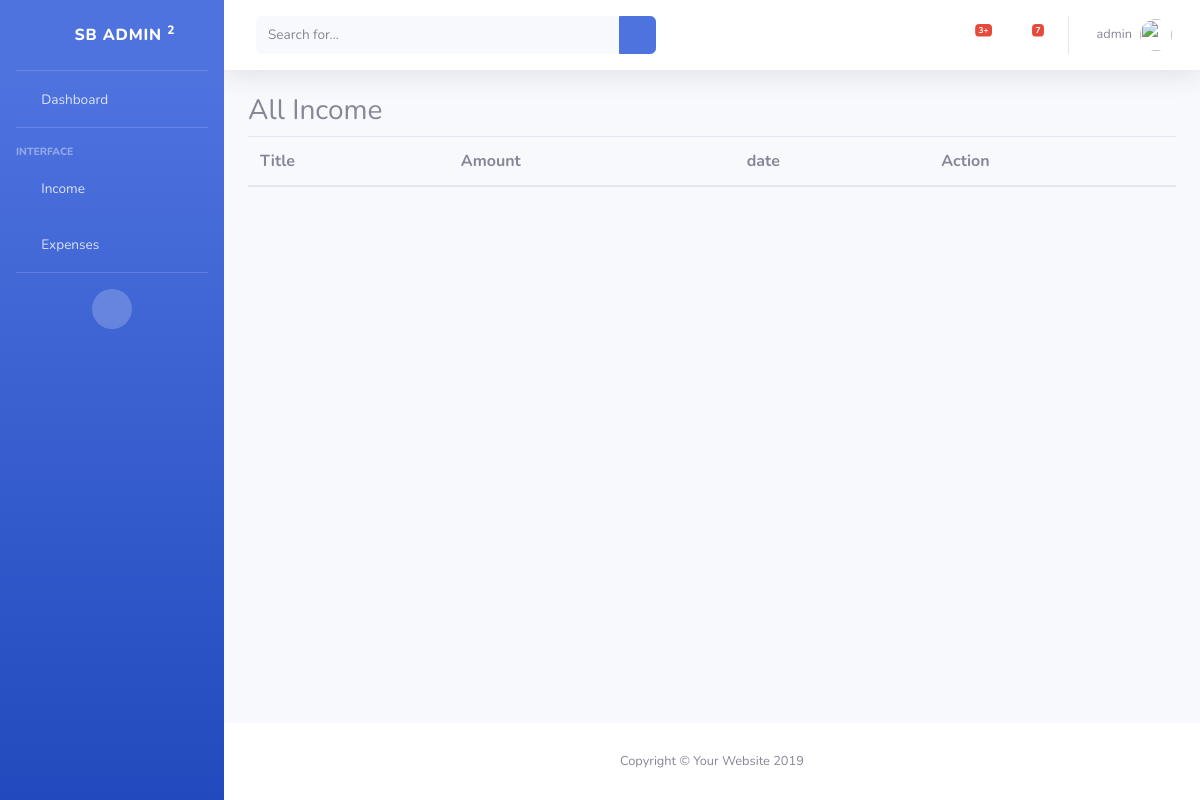
Page /income/ (signed in) on the earlier database version.
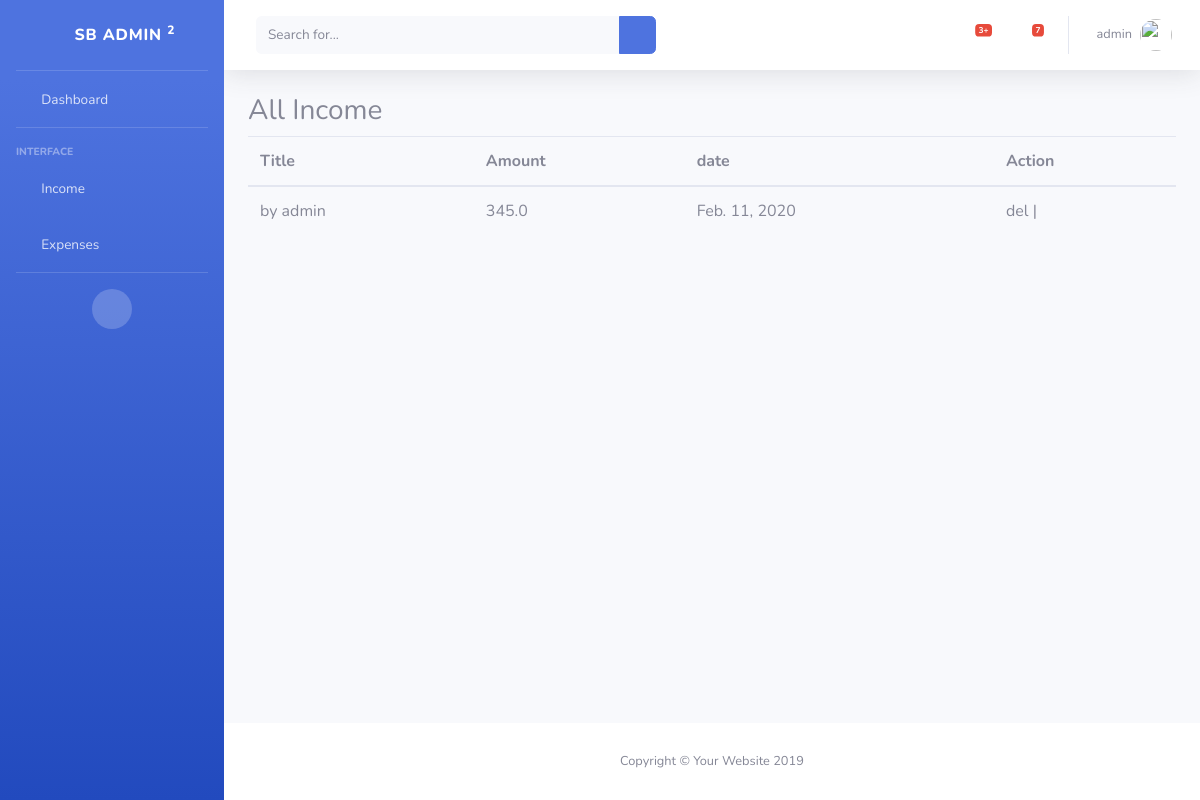
Same page on the later database version.
### income/models.py (models this page shows)
class Income(Abs):
    image = models.ImageField(upload_to='income/',null=True,blank=True)
    category = models.ForeignKey(IncomeCategory,on_delete=models.CASCADE)
    objects = IncomeManager()
    class Meta:
        db_table = 'income'

### income/views.py (the view)
# urls.py: path('',IncomeView.as_view(),name='income'),
class IncomeView(View):
    template_name = 'income.html'
    def get(self,request):
        context = {
            'all':Income.objects.filter(category__in=IncomeCategory.objects.filter(user_id=request.user.id)  )
        }
        return render(request,self.template_name,context)

### templates/income.html (shortened to what this page needs)
{% extends 'master/master.html' %}
 {% block 'sidebar' %}
  {% include 'component/sidebar.html' %}
 {% endblock %}
 {% block 'navbar' %}
  {% include 'component/nav.html' %}
 {% endblock %}
 {% block 'footer' %}
{% include 'component/footer.html' %}
 {% endblock %}
{% block 'body' %}
  <h3>All Income</h3>
  <table class="table">
   <thead>
     <th>Title</th>
     <th>Amount</th>
     <th>date</th>
   <th>Action</th>
   </thead>
   {% for a in all %}
    <tr>
     <td>{{a.title}}</td>
     <td>{{a.amount}}</td>
     <td>{{a.date}}</td>
     <td>del | <a href="{% url 'edit_income' a.slug %}"><i class="fa fa-edit"></i> </a> </td>
    </tr>
   {% endfor %}
  </table>
{% endblock %}

Differences in the rows shown:
added Income: title "by admin", amount "345.0", date "Feb. 11, 2020"
